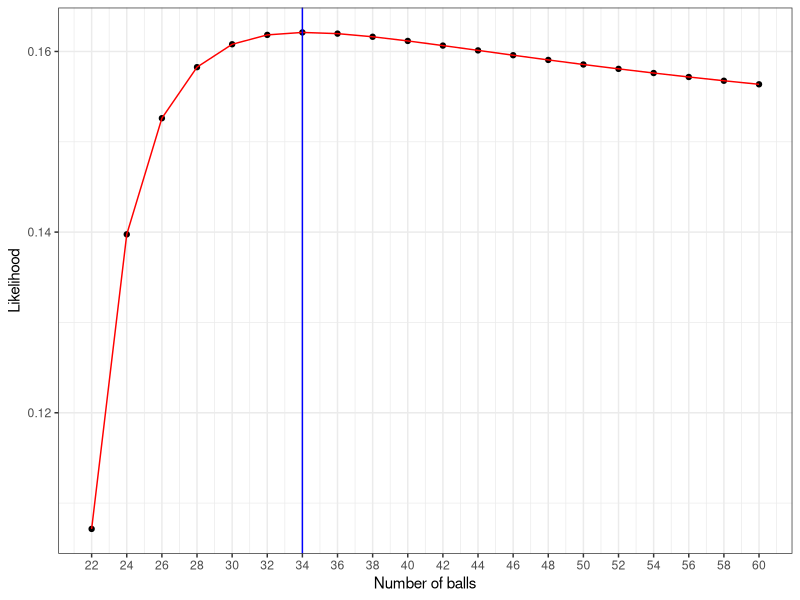

Source code (R):
## ---- chunk 1
knitr::opts_chunk$set(echo = FALSE)

library(ggplot2)
## ---- chunk 2
Nvals <- seq(from=22, to=60, by=2)
likelihood <- function(N, k=8, n=19){
  return(
    -1*choose(N/2,k)*
      choose(N/2,n-k)/
      choose(N, n))
}
Nlikelihood <- -1*sapply(Nvals, likelihood)


optimresult <- optim(par=22, fn=likelihood, method = "Brent", lower=22, upper=100)

data <- data.frame(Nvals,Nlikelihood)

ggplot(data=data, aes(x=Nvals, y=Nlikelihood))+
  geom_point()+
  geom_line(col="red")+
  geom_vline(xintercept = 34, col="blue")+
  scale_x_continuous(breaks=seq(22,60,2))+
  theme_bw()+
  xlab("Number of balls")+
  ylab("Likelihood")

## ---- chunk 3
size <- 99999999
exp34 <- rhyper(nn=size,m=17, n=17, k=19)
exp36 <- rhyper(nn=size,m=18, n=18, k=19)

(prop34 <- sum(exp34==8)/size)
(prop36 <- sum(exp36==8)/size)

